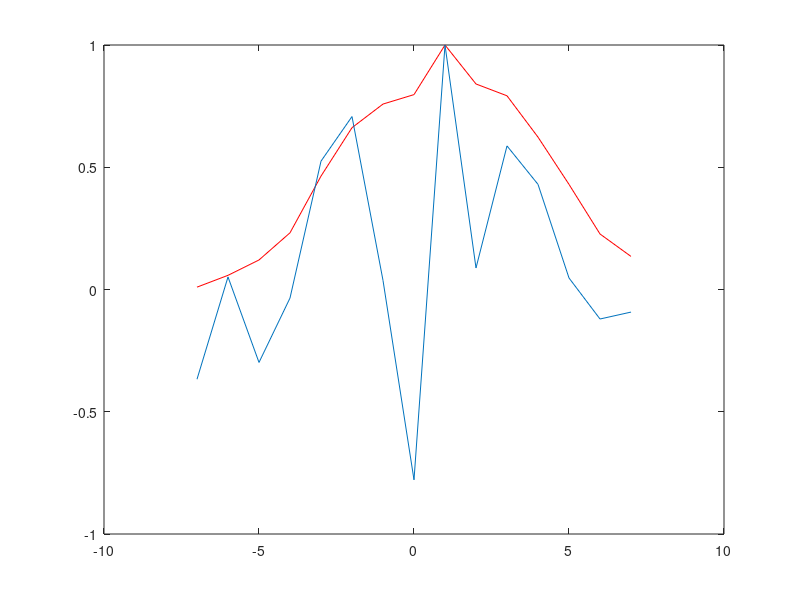

Source code (MATLAB):
clc
clear
%%%
    %用于求gcc-phat的方法
    %Created by Vincent Lau
    %final version: Dec 5, 2018
%%%
x = [1,2,3,7,9,8,3,7];
y = [4,5,6,5,4,3,8,2];
fs = 1;
crossCorrelate = xcorr(x,y);%自带求互相关函数，用做验证

Nfft = 2*length(x) -1 ;%保证Nfft点数大于length(x)+length(y)-1 即可，最好为2^N
%%
%信号和参考信号的fft，并对参考信号取共轭
b1f=fft(x,Nfft);
b2f=fft(y,Nfft);
b2fc=conj(b2f);
%%
%频谱相乘带加权后，fft反变换
neuma=(b1f).*(b2fc);%频谱相乘

deno=abs(neuma);%GCC的加权系数
%deno = 1;%互相关的加权系数

GPHAT=neuma./deno;%频谱相乘带加权
GPHATi=ifft(GPHAT);  %fft反变换

GCCPHAT = fftshift(real(GPHATi));%GCC-PHAT
tao = -length(x)+1:length(x)-1;
tao = tao/fs;
%归一化
crossCorrelate = crossCorrelate./max(crossCorrelate);
GCCPHAT = GCCPHAT./max(GCCPHAT);
plot(tao,crossCorrelate,'r')
hold on
%figure()
plot(tao,GCCPHAT)
